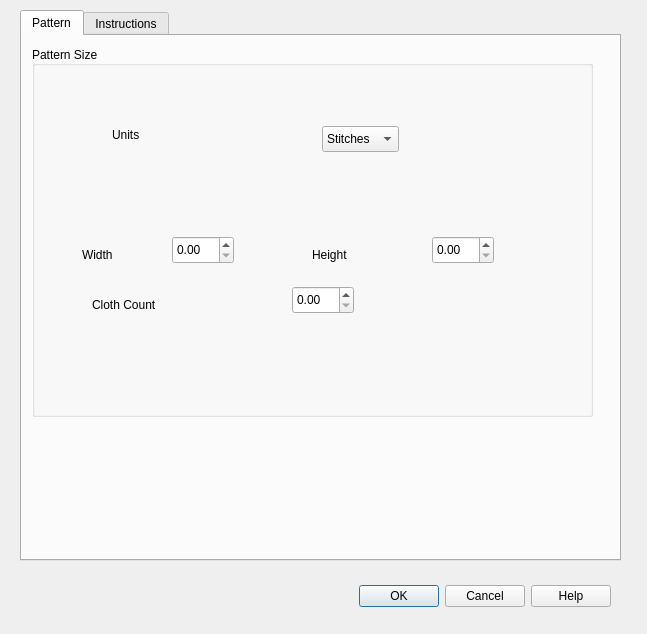
<?xml version="1.0" encoding="UTF-8"?>
<ui version="4.0">
 <class>PatternPropertiesDialog</class>
 <widget class="QDialog" name="PatternPropertiesDialog">
  <property name="windowModality">
   <enum>Qt::WindowModal</enum>
  </property>
  <property name="geometry">
   <rect>
    <x>0</x>
    <y>0</y>
    <width>647</width>
    <height>634</height>
   </rect>
  </property>
  <property name="windowTitle">
   <string>Pattern Properties</string>
  </property>
  <widget class="QDialogButtonBox" name="buttonBox">
   <property name="geometry">
    <rect>
     <x>30</x>
     <y>580</y>
     <width>581</width>
     <height>32</height>
    </rect>
   </property>
   <property name="orientation">
    <enum>Qt::Horizontal</enum>
   </property>
   <property name="standardButtons">
    <set>QDialogButtonBox::Cancel|QDialogButtonBox::Help|QDialogButtonBox::Ok</set>
   </property>
  </widget>
  <widget class="QTabWidget" name="PatternProperties">
   <property name="geometry">
    <rect>
     <x>20</x>
     <y>10</y>
     <width>601</width>
     <height>551</height>
    </rect>
   </property>
   <property name="currentIndex">
    <number>0</number>
   </property>
   <widget class="QWidget" name="Pattern">
    <attribute name="title">
     <string>Pattern</string>
    </attribute>
    <widget class="QGroupBox" name="groupBox">
     <property name="geometry">
      <rect>
       <x>10</x>
       <y>10</y>
       <width>561</width>
       <height>371</height>
      </rect>
     </property>
     <property name="title">
      <string>Pattern Size</string>
     </property>
     <property name="alignment">
      <set>Qt::AlignLeading|Qt::AlignLeft|Qt::AlignVCenter</set>
     </property>
     <widget class="QLabel" name="label">
      <property name="geometry">
       <rect>
        <x>50</x>
        <y>200</y>
        <width>59</width>
        <height>18</height>
       </rect>
      </property>
      <property name="text">
       <string>Width</string>
      </property>
     </widget>
     <widget class="QLabel" name="label_2">
      <property name="geometry">
       <rect>
        <x>280</x>
        <y>200</y>
        <width>59</width>
        <height>18</height>
       </rect>
      </property>
      <property name="text">
       <string>Height</string>
      </property>
     </widget>
     <widget class="QDoubleSpinBox" name="doubleSpinBox">
      <property name="geometry">
       <rect>
        <x>140</x>
        <y>190</y>
        <width>62</width>
        <height>28</height>
       </rect>
      </property>
     </widget>
     <widget class="QDoubleSpinBox" name="doubleSpinBox_2">
      <property name="geometry">
       <rect>
        <x>400</x>
        <y>190</y>
        <width>62</width>
        <height>28</height>
       </rect>
      </property>
     </widget>
     <widget class="QDoubleSpinBox" name="doubleSpinBox_3">
      <property name="geometry">
       <rect>
        <x>260</x>
        <y>240</y>
        <width>62</width>
        <height>28</height>
       </rect>
      </property>
     </widget>
     <widget class="QLabel" name="label_3">
      <property name="geometry">
       <rect>
        <x>60</x>
        <y>250</y>
        <width>161</width>
        <height>18</height>
       </rect>
      </property>
      <property name="text">
       <string>Cloth Count</string>
      </property>
     </widget>
     <widget class="QLabel" name="label_4">
      <property name="geometry">
       <rect>
        <x>80</x>
        <y>80</y>
        <width>59</width>
        <height>18</height>
       </rect>
      </property>
      <property name="text">
       <string>Units</string>
      </property>
     </widget>
     <widget class="QComboBox" name="comboBox">
      <property name="geometry">
       <rect>
        <x>290</x>
        <y>80</y>
        <width>77</width>
        <height>26</height>
       </rect>
      </property>
      <item>
       <property name="text">
        <string>Stitches</string>
       </property>
      </item>
      <item>
       <property name="text">
        <string>MM</string>
       </property>
      </item>
      <item>
       <property name="text">
        <string>Inches</string>
       </property>
      </item>
     </widget>
    </widget>
   </widget>
   <widget class="QWidget" name="Instructions">
    <attribute name="title">
     <string>Instructions</string>
    </attribute>
   </widget>
  </widget>
 </widget>
 <resources/>
 <connections>
  <connection>
   <sender>buttonBox</sender>
   <signal>accepted()</signal>
   <receiver>PatternPropertiesDialog</receiver>
   <slot>accept()</slot>
   <hints>
    <hint type="sourcelabel">
     <x>248</x>
     <y>254</y>
    </hint>
    <hint type="destinationlabel">
     <x>157</x>
     <y>274</y>
    </hint>
   </hints>
  </connection>
  <connection>
   <sender>buttonBox</sender>
   <signal>rejected()</signal>
   <receiver>PatternPropertiesDialog</receiver>
   <slot>reject()</slot>
   <hints>
    <hint type="sourcelabel">
     <x>316</x>
     <y>260</y>
    </hint>
    <hint type="destinationlabel">
     <x>286</x>
     <y>274</y>
    </hint>
   </hints>
  </connection>
 </connections>
</ui>
